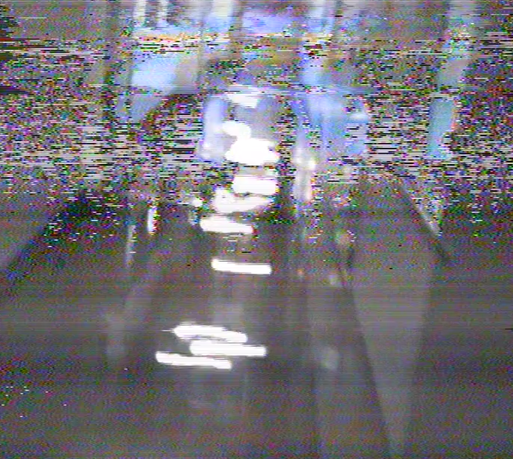
#> input picture noisyImage.png, 513 x 459 px
$ python downsampleOC.py   (Python 2 division)
#> lines starting #> are read from the running program, lines starting #| are printed output that depends on the picture
import numpy as np
import cv2
from matplotlib import pyplot as plt

img = cv2.imread('noisyImage.png')
#> img is the input picture: shape (459, 513, 3); mean B, G, R 120.3, 114, 116.2
print "Hi"
dst = cv2.pyrDown(img,None)
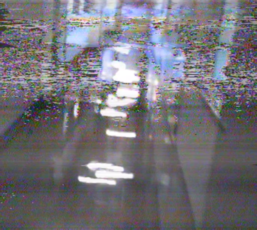
#> dst: shape (230, 257, 3); mean B, G, R 120.2, 113.9, 116.2
cv2.imwrite('down.mpg',dst)
# plt.subplot(121),plt.imshow(img)
# plt.subplot(122),plt.imshow(dst)
# plt.show()
